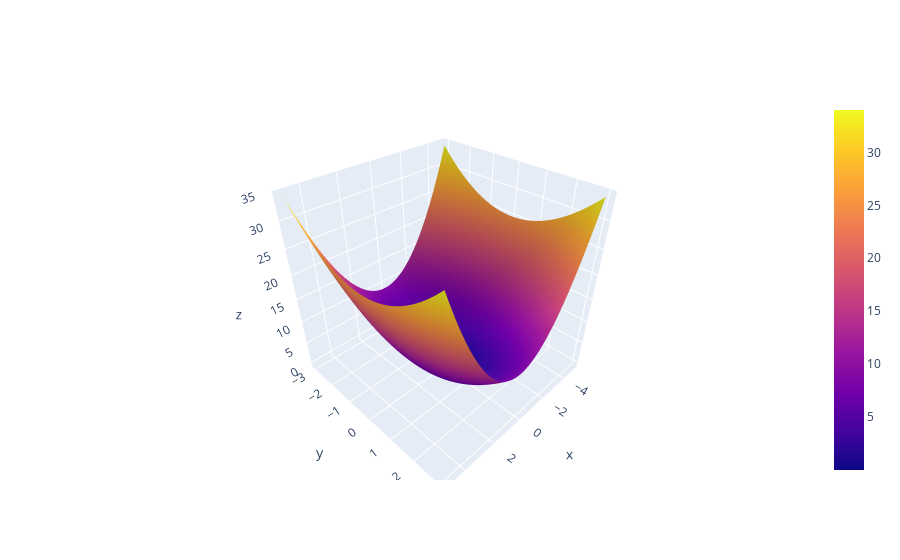

The notebook cell saved with this chart:
### Code cell
import plotly.graph_objects as go

import pandas as pd

fig = go.Figure(data=[
    go.Surface(x=X, y=Y, z=Z)
])

fig.show()

### Figure 1 — Plotly figure (JSON) as saved in the notebook; plotly's stock layout.template omitted (floating-point values rounded to 4 significant figures; data arrays with more than 128 entries replaced by an {"elided": "..."} marker saying what was removed)
{"data": [{"type": "surface", "x": {"elided": "100x100 float values"}, "y": {"elided": "100x100 float values"}, "z": {"elided": "100x100 float values"}}], "layout": {}}
